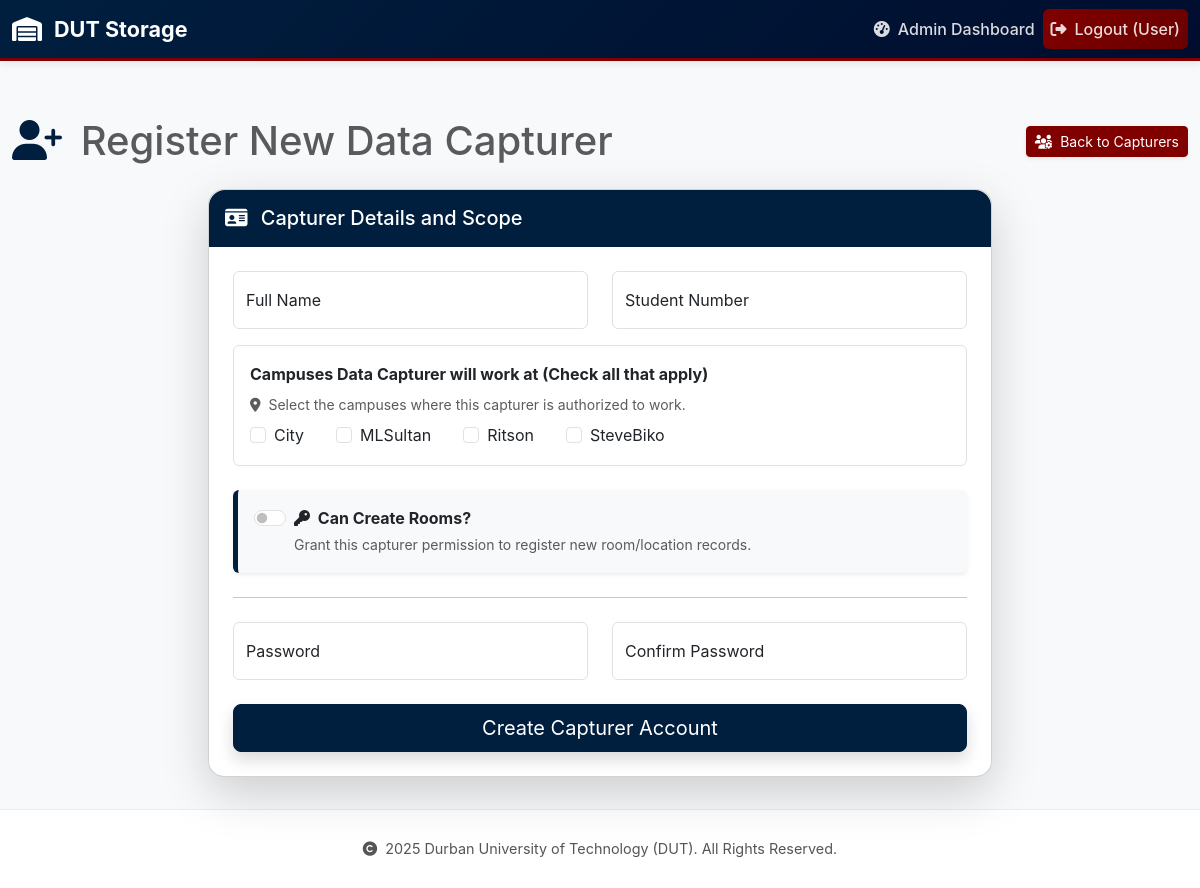
Page /admin/capturers/add (signed in) on the committed database.
### app/models.py (models this page shows, shortened)
class Campus(db.Model):
    __tablename__ = 'campus'
    campus_id = db.Column(db.Integer, primary_key=True)
    name = db.Column(db.String(120), unique=True, nullable=False)
    rooms = db.relationship('Room', backref='campus', lazy=True, cascade="all, delete-orphan")

### app/routes/admin_routes.py (the view, shortened to what this page needs)
@admin_bp.route('/capturers/add', methods=['GET', 'POST'])
@login_required
def add_capturer():
    form = DataCapturerCreationForm()
    if current_user.is_super_admin:
        available_campuses = Campus.query.order_by(Campus.name).all()
    else:
        available_campuses = sorted(current_user.campuses, key=lambda c: c.name)
    form.campuses_assigned.choices = [
        (str(c.campus_id), c.name) for c in available_campuses
    ]
    return render_template(
        'admin/add_capturer.html',
        title='Add Data Capturer',
        form=form
    )

### app/forms.py
class DataCapturerCreationForm(FlaskForm):
    full_name = StringField('Full Name', validators=[DataRequired(), Length(max=120)])
    student_number = StringField('Student Number', validators=[DataRequired(), Length(min=8, max=8)])
    campuses_assigned = SelectMultipleField(
        'Campuses Data Capturer will work at (Check all that apply)',
        validators=[DataRequired()],
        widget=ListWidget(prefix_label=False),
        option_widget=CheckboxInput()
    )
    can_create_room = BooleanField('Can Create Rooms?')
    password = PasswordField('Password', validators=[DataRequired(), Length(min=8)])
    password_confirm = PasswordField(
        'Confirm Password',
        validators=[DataRequired(), EqualTo('password', message='Passwords must match')]
    )
    submit = SubmitField('Create Capturer Account')

### app/__init__.py (called while the page is built)
@login_manager.user_loader
def load_user(user_id):
    user_type, _, user_actual_id = user_id.partition('-')
    if user_type == 'A':
        return Admin.query.get(int(user_actual_id))
    elif user_type == 'D':
        return DataCapturer.query.get(int(user_actual_id))
    return None

### app/models.py (called while the page is built)
    @property
    def is_admin(self):
        return True

### app/templates/admin/add_capturer.html (shortened to what this page needs)
{% extends "base.html" %}
{% block content %}
<div class="container mt-4">
    <div class="d-flex justify-content-between align-items-center mb-4">
        <h1 class="mb-0 text-muted">
            <i class="fas fa-user-plus me-2 text-dut-navy"></i> Register New Data Capturer
        </h1>
        <a href="{{ url_for('admin.manage_capturers') }}" class="btn btn-sm text-white shadow-sm dut-maroon">
            <i class="fas fa-users-cog me-1"></i> Back to Capturers
        </a>
    </div>
    <div class="card shadow-lg col-md-8 mx-auto rounded-4">
        <div class="card-header text-white p-3 rounded-top-4 dut-navy-blue">
            <h5 class="mb-0"><i class="fas fa-id-card me-2"></i> Capturer Details and Scope</h5>
        </div>
        <div class="card-body p-4">
            <form method="POST" action="{{ url_for('admin.add_capturer') }}">
                <div class="row">
                    <div class="col-md-6 mb-3">
                        <div class="form-floating">
                            {{ form.full_name(class="form-control", placeholder="Full Name") }}
                            {{ form.full_name.label() }}
                        </div>
                    </div>
                    <div class="col-md-6 mb-3">
                        <div class="form-floating">
                            {{ form.student_number(class="form-control", placeholder="Student Number") }}
                            {{ form.student_number.label() }}
                        </div>
                    </div>
                </div>
                <div class="form-group mb-4 p-3 border rounded">
                    {{ form.campuses_assigned.label(class="form-label d-block fw-bold mb-2") }}
                    <small class="text-muted d-block mb-2"><i class="fas fa-map-marker-alt me-1"></i> Select the campuses where this capturer is authorized to work.</small>
                    <div class="d-flex flex-wrap gap-3">
                        {% for subfield in form.campuses_assigned %}
                            <div class="form-check form-check-inline">
                                {{ subfield(class="form-check-input") }}
                                {{ subfield.label(class="form-check-label") }}
                            </div>
                        {% endfor %}
                    </div>
                </div>
                <div class="form-group mb-4 p-3 rounded bg-light shadow-sm privilege-card">
                    <div class="form-check form-switch">
                        {{ form.can_create_room(class="form-check-input", role="switch", id="canCreateRoomSwitch") }}
                        <label class="form-check-label fw-bold" for="canCreateRoomSwitch">
                            <i class="fas fa-key me-1"></i> {{ form.can_create_room.label.text }}
                        </label>
                        <small class="text-muted d-block mt-1">
                            Grant this capturer permission to register new room/location records.
                        </small>
                    </div>
                </div>
                <hr class="my-4">
                <div class="row">
                    <div class="col-md-6 mb-3">
                        <div class="form-floating">
                            {{ form.password(class="form-control", placeholder="Password") }}
                            {{ form.password.label() }}
                        </div>
                    </div>
                    <div class="col-md-6 mb-4">
                        <div class="form-floating">
                            {{ form.password_confirm(class="form-control", placeholder="Confirm Password") }}
                            {{ form.password_confirm.label() }}
                        </div>
                    </div>
                </div>
                <div class="d-grid gap-2">
                    {{ form.submit(class="btn btn-lg text-white shadow dut-navy-blue") }}
                </div>
            </form>
        </div>
    </div>
</div>
{% endblock %}

### app/templates/base.html (style rules this page uses)
:root { --dut-primary: #001F3F; --dut-accent: #800000; --text-primary: #1a1a1a; --text-secondary: #555; --border-color: #e8eef5; }
* { margin: 0; padding: 0; box-sizing: border-box; }
html, body { height: 100%; font-family: -apple-system, BlinkMacSystemFont, "Segoe UI", Roboto, "Helvetica Neue", Arial, sans-serif; }
body { display: flex; flex-direction: column; min-height: 100vh; background: #f8f9fa; }
.container { max-width: 1200px; }

### app/templates/admin/add_capturer.html (style rules this page uses)
.dut-navy-blue { background-color: #001F3F !important; border-color: #001F3F !important; }
.dut-maroon { background-color: #800000 !important; border-color: #800000 !important; }
.text-dut-navy { color: #001F3F !important; }
.privilege-card { border-left: 5px solid #001F3F; }

### rows in the picture
Campus: label "City"
Campus: label "MLSultan"
Campus: label "Ritson"
Campus: label "SteveBiko"

### other values in the picture
{{ current_user.full_name or 'User' }} "User"
